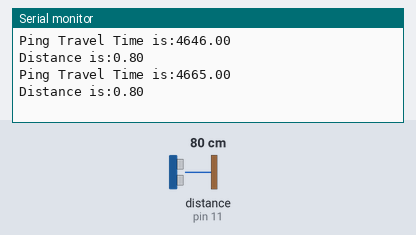
This sketch was run on a simulated Arduino Uno, built with avr-gcc and run on an emulated ATmega328P. On the bench: the last lines printed to the serial monitor. Wiring (inferred from the names in the program): ultrasonic range finder: trigger pin 12; echo pin 11. The test bench sets the inputs (shaded band); at power-on: distance to the obstacle (sensor on pin 11) 80 cm. The echo pulse lasts 58.3 µs per cm.

Above: at 2.8 s.
2.9 s: distance to the obstacle (sensor on pin 11) set to 2 cm
At 4.9 s:
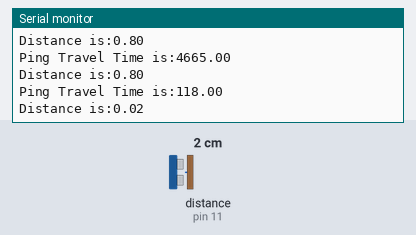
5.6 s: distance to the obstacle (sensor on pin 11) set to 4 cm
At 6.5 s:
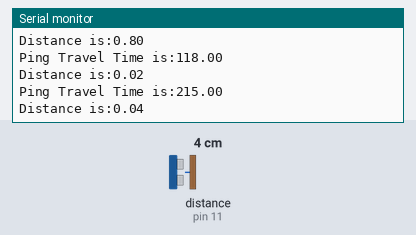
Timing chart, 0 to 8.6 s (numbered marks = the images above; inputs shaded):
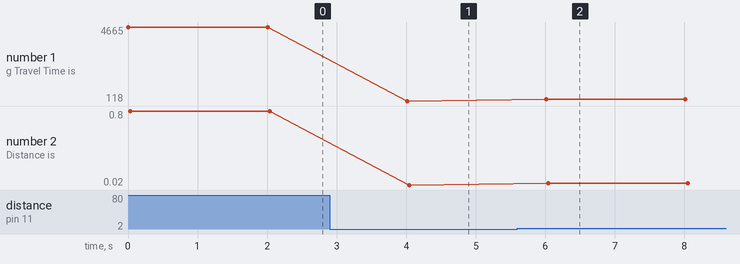

The sketch:

55_distance_meter_ultrasonic_sensor.ino
```cpp
int triggerPin = 12;
int echoPin = 11;
float pingTravelTime = 0;
float distance = 0;
float speedOfSound = 343.; // meters per seconds

void setup() {
  pinMode(triggerPin, OUTPUT);
  pinMode(echoPin, INPUT);
  Serial.begin(9600);
}

void loop() {
  digitalWrite(triggerPin, LOW);
delayMicroseconds(10);
digitalWrite(triggerPin, HIGH);
delayMicroseconds(10);
digitalWrite(triggerPin, LOW);

pingTravelTime = pulseIn(echoPin, HIGH);
Serial.print("Ping Travel Time is:");
Serial.println(pingTravelTime);

distance = speedOfSound * (pingTravelTime / 2) / 1000000;
Serial.print("Distance is:");
Serial.println(distance);
Serial.println();
delay(2000);
}
```

Measured:
- after the input at 2.9 s, the serial monitor: prints a new line after 1.1 s (image 1)
- after the input at 5.6 s, the serial monitor: prints a new line after 0.42 s (image 2)
- plotted number 1: 4665 → 118 after the input at 2.9 s, 118 → 215 after the input at 5.6 s
- plotted number 2: 0.8 → 0.02 after the input at 2.9 s, 0.02 → 0.04 after the input at 5.6 s
